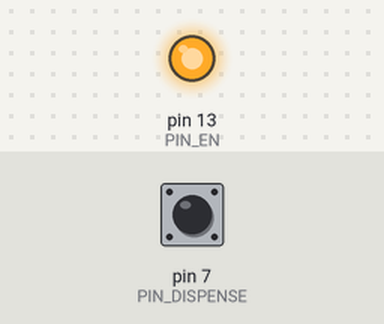
The sketch below on a simulated Arduino Uno, built with avr-gcc and run on an emulated ATmega328P. Parts: output pins drawn as LEDs (lit = HIGH). The inputs (shaded band) are chosen by the test bench; at power-on: pin 7 (PIN_DISPENSE) HIGH. Pins used as bus, display or sensor lines are not drawn.

Above: at 1.2 s.
1.3 s: pin 7 (PIN_DISPENSE) pulled LOW for 0.15 s
At 2.0 s:
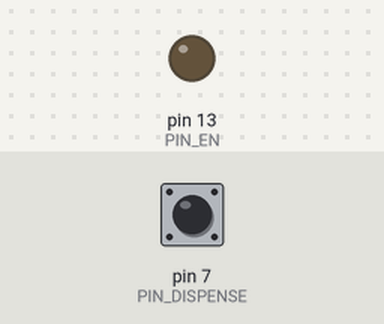
4.4 s: pin 7 (PIN_DISPENSE) pulled LOW for 1 s
At 7.3 s:
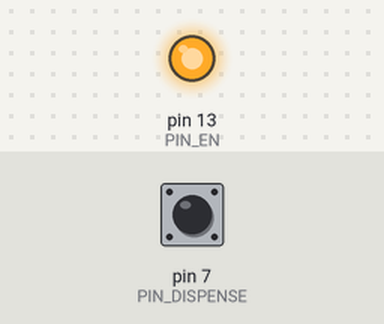
7.8 s: pin 7 (PIN_DISPENSE) pulled LOW for 3.2 s
At 8.2 s:
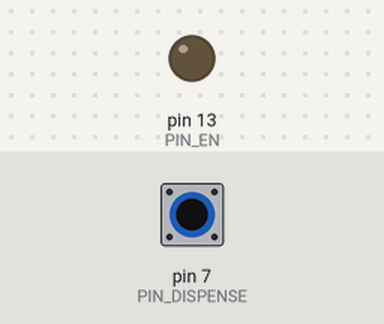
Timing chart, 0 to 11.2 s (numbered marks = the images above; inputs shaded):
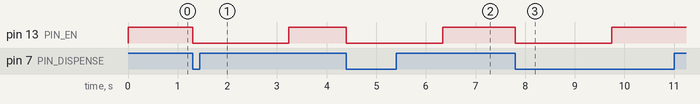

The sketch:

ManualShieldDispenser.ino
```cpp
#define STEPS_PER_REV 3200
#define UL_PER_REV 200
#define DISPENSE_MS 2000
#define SIGNAL_PAUSE_US 3
#define PIN_STEP 6
#define PIN_EN 13
#define PIN_DISPENSE 7
#define MOTOR_PAUSE_US 10

void step_motor(void);

unsigned int uL_dispense = 700;
unsigned long total_steps = long(uL_dispense) * long(STEPS_PER_REV) / long(UL_PER_REV);
int US_PER_STEP = long(DISPENSE_MS) * 1000 / total_steps - MOTOR_PAUSE_US * 2; // Correcting for motor pulse pause


void setup() {
  pinMode(PIN_STEP, OUTPUT);
  digitalWrite(PIN_STEP, LOW);
  pinMode(PIN_EN, OUTPUT);
  digitalWrite(PIN_EN, HIGH);
  pinMode(PIN_DISPENSE, INPUT_PULLUP);

}

void loop() {
  unsigned long steps = total_steps;
  if(digitalRead(PIN_DISPENSE) == LOW){
    digitalWrite(PIN_EN, LOW);
    while(steps > 0){
      step_motor();
      delayMicroseconds(US_PER_STEP);
      steps--;
    }
    digitalWrite(PIN_EN, HIGH);
    while(digitalRead( PIN_DISPENSE ) == LOW){ }
    delay(1000);
  }
}

void step_motor(void){
  digitalWrite(PIN_STEP, HIGH);
  delayMicroseconds(SIGNAL_PAUSE_US);
  digitalWrite(PIN_STEP, LOW);
  delayMicroseconds(SIGNAL_PAUSE_US);
}
```

Measured:
- after the input at 1.3 s, pin 13 (PIN_EN): HIGH → LOW at once, → HIGH 1.9 s later
- after the input at 4.4 s, pin 13 (PIN_EN): HIGH → LOW at once, → HIGH 1.9 s later
- after the input at 7.8 s, pin 13 (PIN_EN): HIGH → LOW at once, → HIGH 1.9 s later
